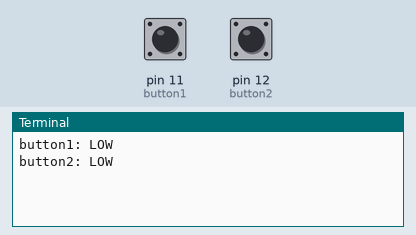
The program below on a simulated Raspberry Pi (header pin numbers). Shown: the last lines printed to the terminal. Inputs (shaded band) come from the test bench; at power-on: pin 11 (button1) LOW, pin 12 (button2) LOW. Threads take turns every 2 ms.

Above: at 1.2 s.
1.3 s: pin 11 (button1) pulled HIGH for 0.6 s
At 1.9 s:
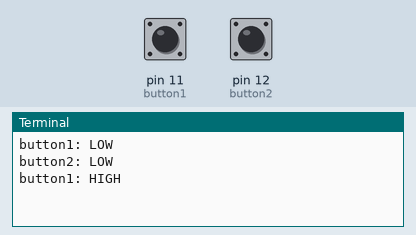
3.4 s: pin 12 (button2) pulled HIGH for 0.6 s
At 4.8 s:
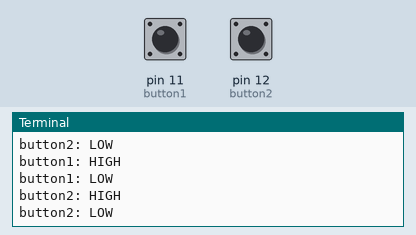

Measured:
- after the input at 1.3 s, the terminal: prints a new line after 0.20 s (image 1)
- after the input at 3.4 s, the terminal: prints a new line after 0.10 s (image 2)

The program:

Button.py
```python
import RPi.GPIO as GPIO
import time
import threading

class Button(threading.Thread):
	def __init__(self, channel=None):
		self.__channel = channel
		GPIO.setmode(GPIO.BOARD)
		GPIO.setwarnings(False)
		GPIO.setup(channel, GPIO.IN)
		self.handler = None
		self.prevState = GPIO.HIGH
		super().__init__(daemon=True)
		self.start()

	def run(self):
		while True:
			currState = GPIO.input(self.__channel)
			if currState != self.prevState:
				if self.handler is not None:
					self.handler(currState)
				self.prevState = currState
			time.sleep(0.5)

########################## testddd ###############################

def handler1(state):
	if state == GPIO.HIGH:
		print("button1: HIGH")
	else:
		print("button1: LOW")

def handler2(state):
    if state == GPIO.HIGH:
        print("button2: HIGH")
    else:
        print("button2: LOW")

if __name__ == "__main__":
	GPIO.setmode(GPIO.BOARD)
	GPIO.cleanup()

	button1 = Button(11)
	button2 = Button(12)

	button1.handler = handler1
	button2.handler = handler2
	time.sleep(1000)
```
